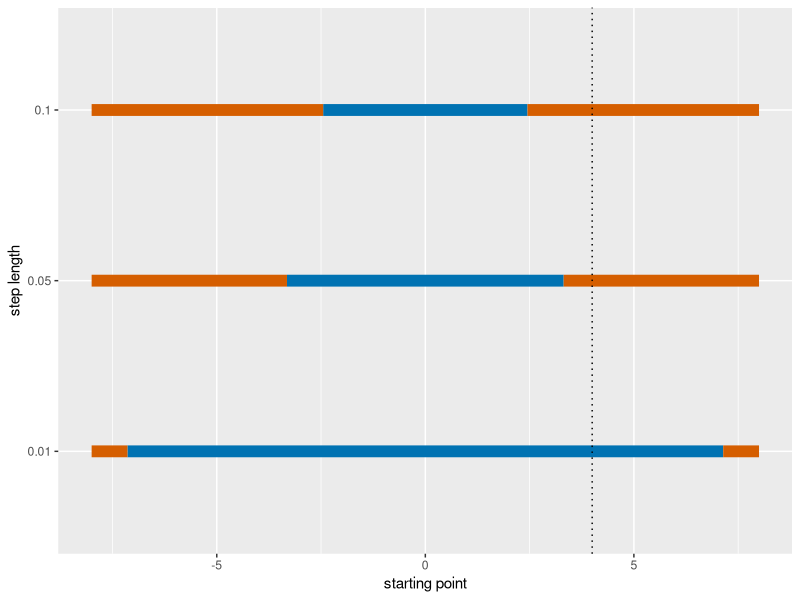

Recreate this plot in R.
## ---- chunk 1
#| label: double-well-divergence-fig-r
#| fig-alt: >-
#|   Three horizontal bars on a number line from -8 to 8, one for each step
#|   length 0.01, 0.05 and 0.1. Each bar has a blue middle part, where the
#|   result gives no guarantee, and vermilion end parts beyond plus and minus
#|   the bound, where divergence is guaranteed. The bound is about 7.1 for
#|   0.01, 3.3 for 0.05 and 2.5 for 0.1, so the vermilion parts grow as the
#|   step length grows. A vertical dotted line at 4 lies in the vermilion
#|   part for 0.05 and 0.1 and in the blue part for 0.01.
dwf_step_fg <- c(0.01, 0.05, 0.1)
dwf_cut_fg <- sqrt(1 + 1 / (2 * dwf_step_fg))
dwf_level_fg <- factor(dwf_step_fg)
dwf_bars_fg <- tibble::tibble(step = dwf_level_fg, cut = dwf_cut_fg)
dwf_aes_fg <- ggplot2::aes(y = step)
dwf_mid_fg <- ggplot2::aes(x = -cut, xend = cut, yend = step)
dwf_left_fg <- ggplot2::aes(x = -8, xend = -cut, yend = step)
dwf_right_fg <- ggplot2::aes(x = cut, xend = 8, yend = step)
dwf_bars_fg |>
  ggplot2::ggplot() +
  dwf_aes_fg +
  ggplot2::geom_segment(dwf_mid_fg, colour = "#0072B2", linewidth = 4) +
  ggplot2::geom_segment(dwf_left_fg, colour = "#D55E00", linewidth = 4) +
  ggplot2::geom_segment(dwf_right_fg, colour = "#D55E00", linewidth = 4) +
  ggplot2::geom_vline(xintercept = 4, linetype = "dotted") +
  ggplot2::labs(x = "starting point", y = "step length")
